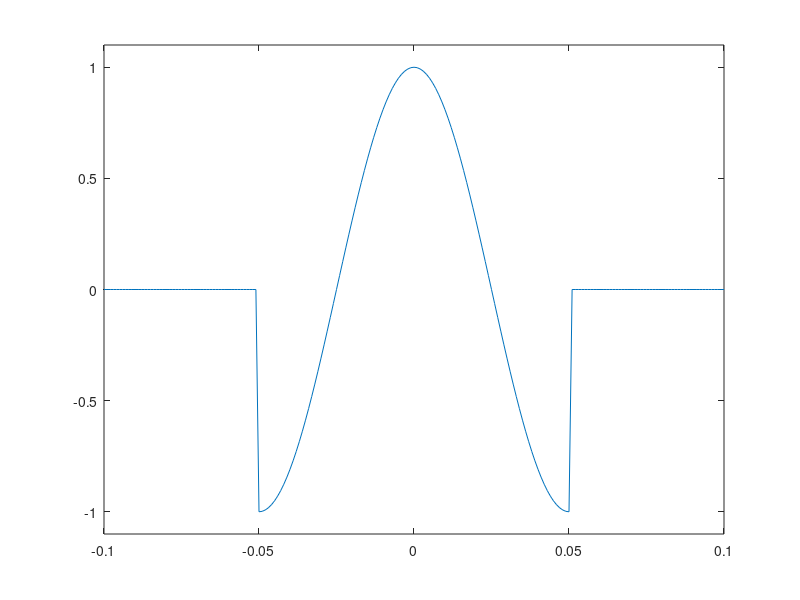
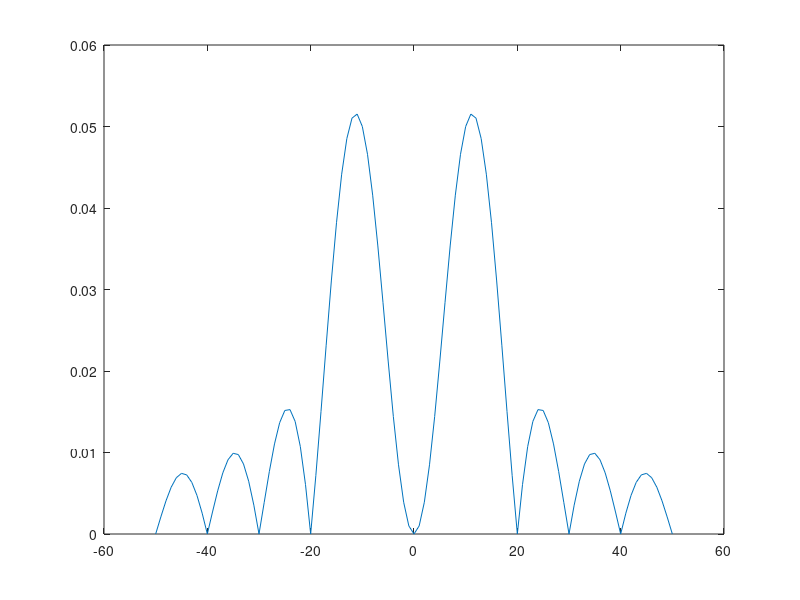

Recreate these plots in MATLAB, in order.
Fs = 1e3;
t = -0.1:1/Fs:0.1;
f0 = 10;
T = 1/f0;
s = rectpuls(t,T) .* cos (2*pi*f0*t);
f = -50:50;
sp = T/2 * (sinc((f-f0)*T) + sinc((f+f0)*T));
plot(t,s)
ylim([-1.1 1.1]);
figure;
plot(f, abs(sp))